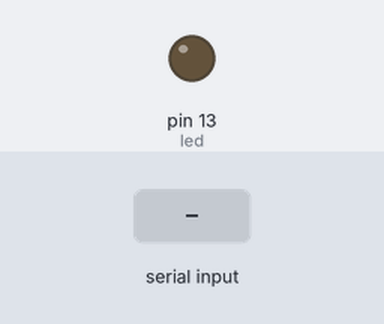
Bench run of a sketch on a simulated Arduino Uno, built with avr-gcc and run on an emulated ATmega328P. Parts: output pins drawn as LEDs (lit = HIGH). Inputs (shaded band) come from the test bench.

Above: at 1.2 s.
1.3 s: "." received over Serial
At 1.4 s:
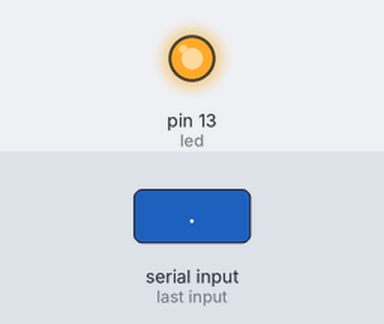
Timing chart, 0 to 4.3 s (numbered marks = the images above; inputs shaded):
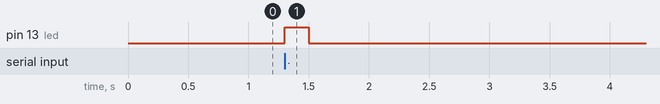

The sketch:

morseArduino.ino
```cpp
int led = 13;
int dotTime = 200;

void setup() {
  pinMode(led, OUTPUT);
  Serial.begin(9600);
}

void loop() {
  if (Serial.available()) {
    char c = Serial.read();

    if (c == '.') {
      digitalWrite(led, HIGH);
      delay(dotTime );

      digitalWrite(led, LOW);
      delay(dotTime );
    }
    else if (c == '-') {
      digitalWrite(led, HIGH);
      delay(dotTime * 3);
      digitalWrite(led, LOW);
      delay(dotTime );
    }
    else if (c == ' ') {
      delay(dotTime * 3);
    }
    else if (c == '/') {
      delay(dotTime * 7);
    }
  }
}
```

Measured:
- after the input at 1.3 s, pin 13 (led): LOW → HIGH at once, → LOW 0.20 s later
